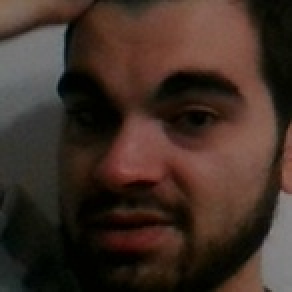
#> input picture server/Images/Federico/1.jpg, 146 x 146 px (shown 2 times larger)
$ python FaceRecognizer.py Images/Federico/1.jpg
#> lines starting #> are read from the running program, lines starting #| are printed output that depends on the picture
import numpy as np
import cv2
import pickle
import os
import sys

face_cascade = cv2.CascadeClassifier('cascades/data/haarcascade_frontalface_alt2.xml')
eye_cascade = cv2.CascadeClassifier('cascades/data/haarcascade_eye.xml')

BASE_DIR = os.path.dirname(os.path.abspath(__file__))

#Check if argumnt is passed to script
if len(sys.argv) ==1:
    raise ValueError('No arguments passed')

#Name of image to matching
imgName = sys.argv[1]

path = os.path.join(BASE_DIR, imgName)

#we use the recognizer trained with walkImage.py
recognizer = cv2.face.LBPHFaceRecognizer_create()
recognizer.read("trainer.yml")

#dictionary for the labels
labels = {"person_name": 1}
with open("labels.pickle", 'rb') as f:
#> (reads server/labels.pickle from the repository)
	og_labels = pickle.load(f)
	labels = {v:k for k,v in og_labels.items()}

frame = cv2.imread(path, 1)
#> frame is the input picture: shape (146, 146, 3); mean B, G, R 38, 46.6, 63.9

gray  = cv2.cvtColor(frame, cv2.COLOR_BGR2GRAY) # for template matching we need grayscale
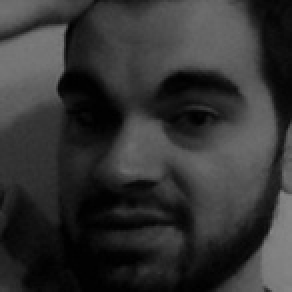
#> gray: shape (146, 146) (shown 2 times larger); min 0, max 135, mean 50.8
faces = face_cascade.detectMultiScale(gray, scaleFactor=1.05, minNeighbors=3)
#> faces = [[8, 11, 125, 125]]
for (x, y, w, h) in faces:
	roi_gray = gray[y:y+h, x:x+w]
	roi_color = frame[y:y+h, x:x+w]
	flagEyes = 0

	#looking for eyes
	eyes = eye_cascade.detectMultiScale(roi_gray)
	for (ex,ey,ew,eh) in eyes:
		flagEyes += 1

	#a detected face must have at least 2 eyes
	if flagEyes >= 2:
		id_, theta = recognizer.predict(roi_gray)
		if theta <= 60 :
			name = labels[id_]
			print(name)
#> this loop made 1 pass
#> (x, y, w, h, eyes) on pass 1: (8, 11, 125, 125, [[78, 37, 23, 23]])
#> pass 1, `roi_gray = gray[y:y+h, x:x+w]`:
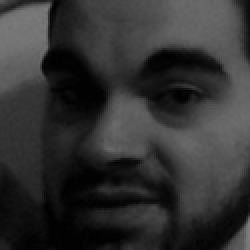
#> roi_gray: shape (125, 125) (shown 2 times larger); min 0, max 126, mean 49.4
#> pass 1, `roi_color = frame[y:y+h, x:x+w]`:
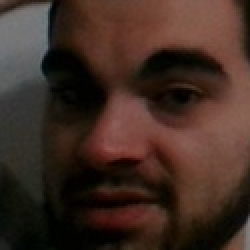
#> roi_color: shape (125, 125, 3) (shown 2 times larger); mean B, G, R 35.5, 44.5, 64.3
